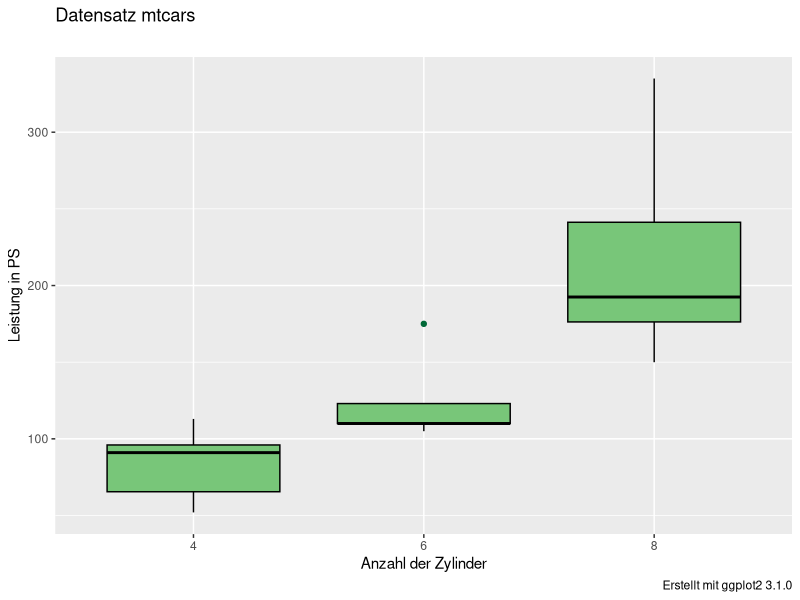
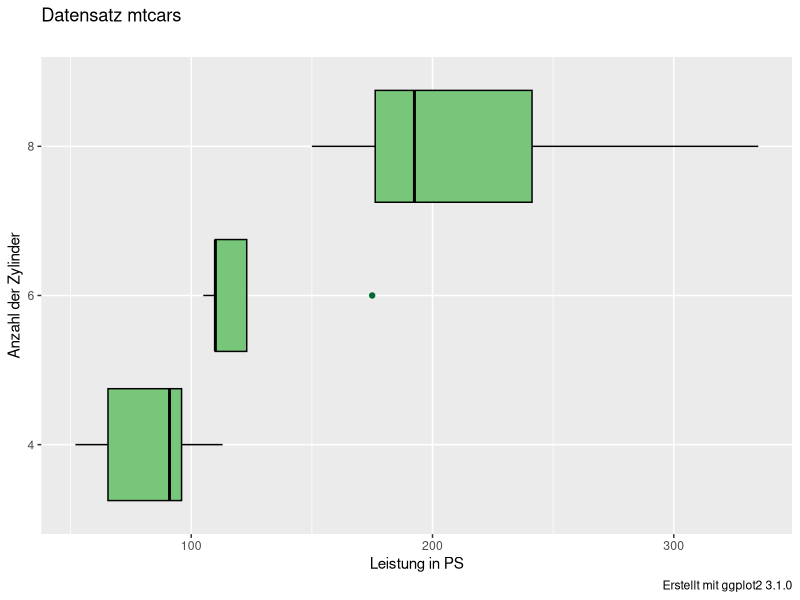
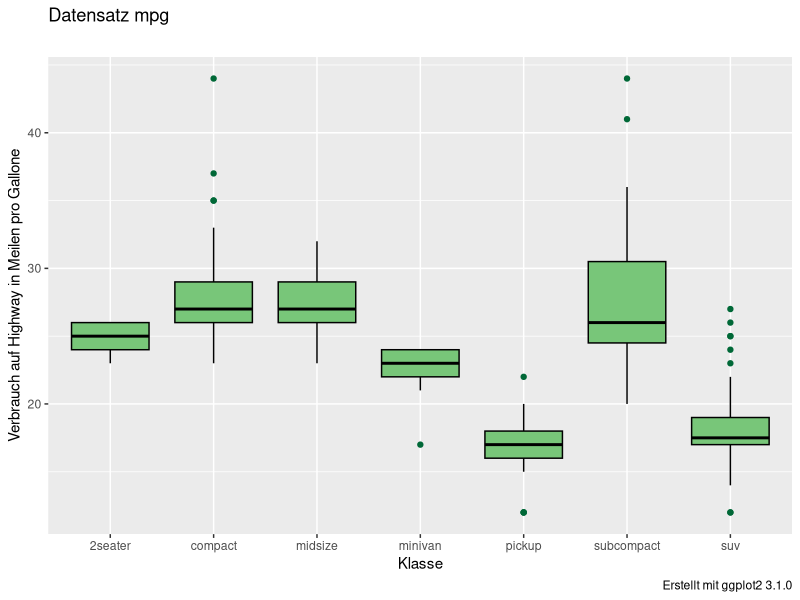
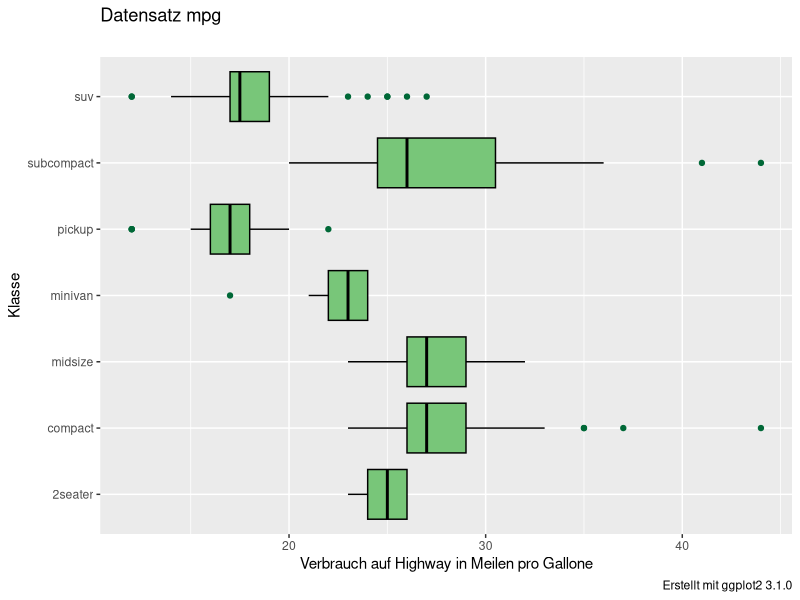
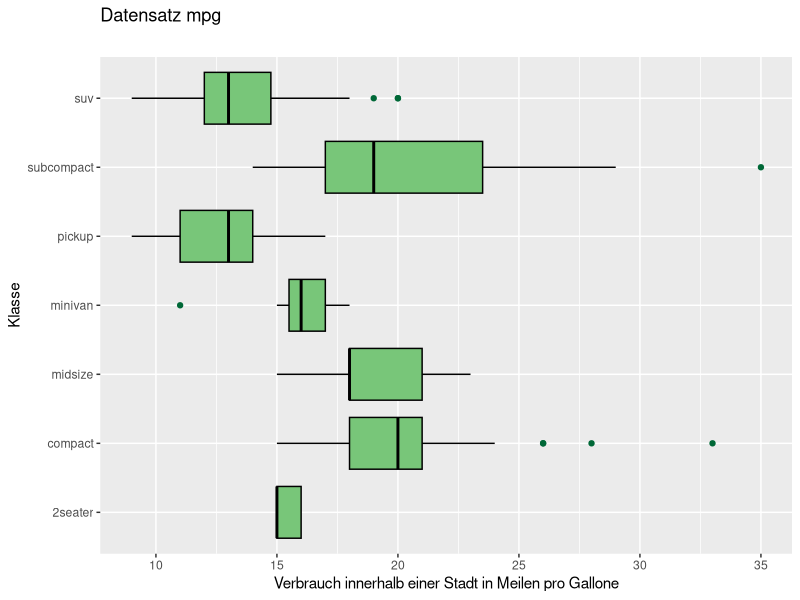
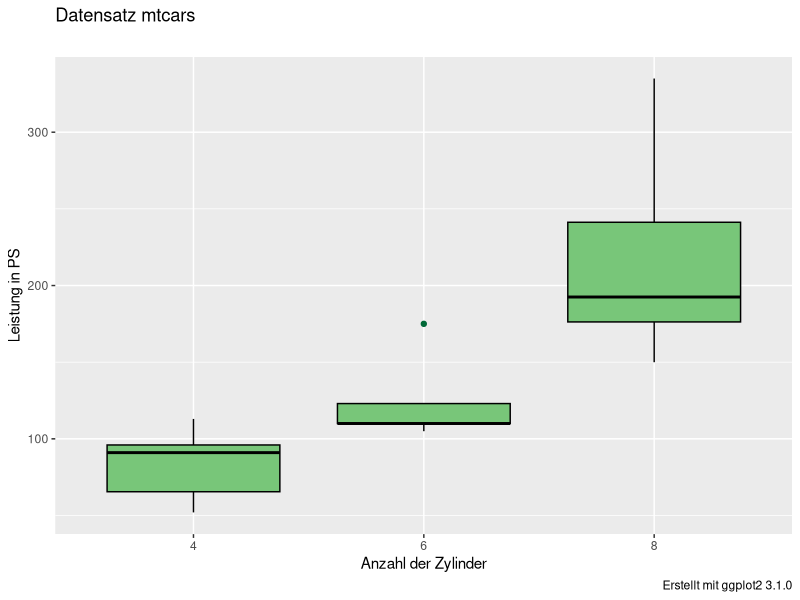
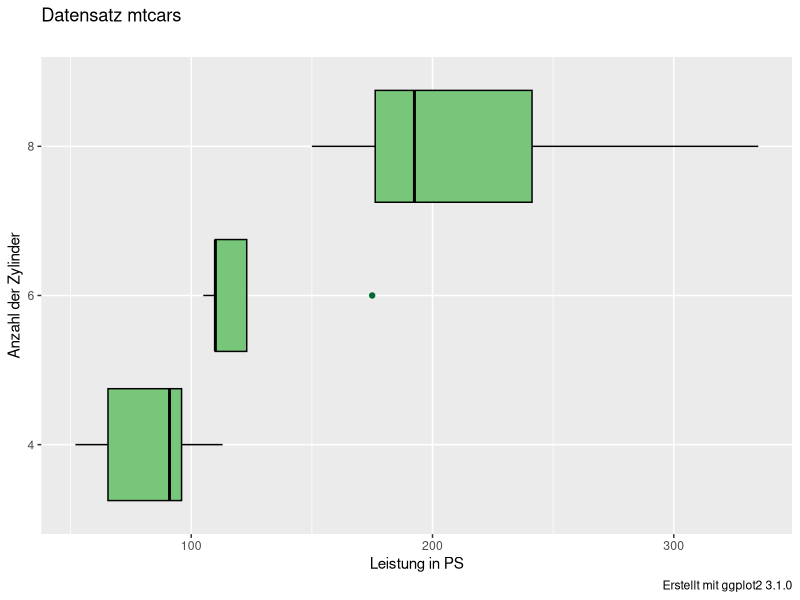
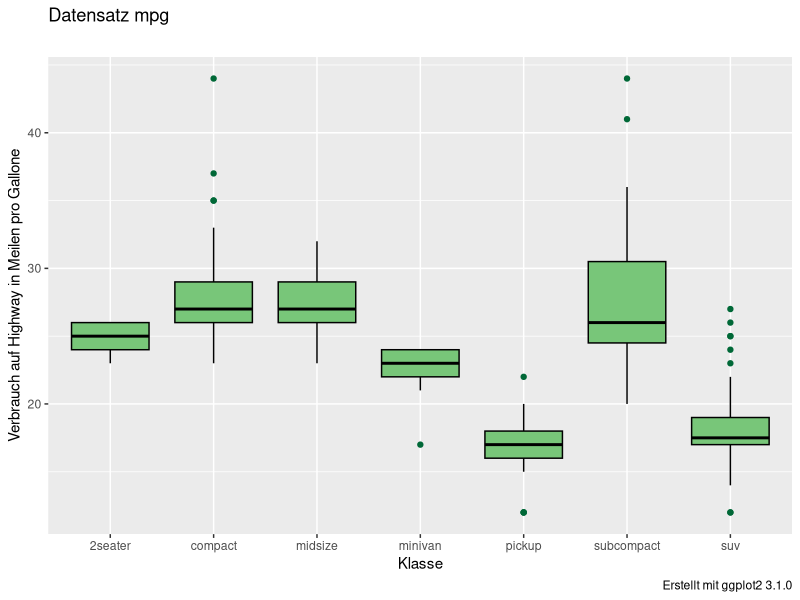

R code for these plots, in order:
## ---- chunk 1
knitr::opts_chunk$set(echo = TRUE)
library(knitr)
library(kableExtra)
library(tidyverse)
library(RColorBrewer)
myPalette <- brewer.pal(5, "YlGn")
# Ausgabe von double-Werte mit  zwei Stellen hinter dem Komma
options(digits=3)
## ---- chunk 2
data(mtcars)
mtcars$cyl <- as.factor(mtcars$cyl)
## ---- chunk 3
box1 <-ggplot(mtcars, aes(x=cyl, y=hp)) + 
  geom_boxplot( fill=myPalette[3], color="black",
                outlier.colour = myPalette[5]) +
  labs(
    title="Datensatz mtcars", 
    subtitle="",    
    caption="Erstellt mit ggplot2 3.1.0",
    x="Anzahl der Zylinder",
    y="Leistung in PS"
  ) 

box1

ggsave(filename="mtcarsBoxplot.png", plot=last_plot(), device="png",
       path="images/", width=16, height=9, units="cm")

box1 + coord_flip()

ggsave(filename="mtcarsBoxplotVert.png", plot=last_plot(), device="png",
       path="images/", width=16, height=9, units="cm")
## ---- chunk 4
box2 <- ggplot(mpg, aes(x=class, y=hwy)) + 
  geom_boxplot(fill=myPalette[3], color="black",
              outlier.colour = myPalette[5]) +
  labs(
    title="Datensatz mpg", 
    subtitle="",    
    caption="Erstellt mit ggplot2 3.1.0",
    x="Klasse",
    y="Verbrauch auf Highway in Meilen pro Gallone"
  ) 

box2

ggsave(filename="mpgBoxplot.png", plot=last_plot(), device="png",
       path="images/", width=16, height=9, units="cm")

box2 + coord_flip()

ggsave(filename="mpgBoxplotVert.png", plot=last_plot(), device="png",
       path="images/", width=16, height=9, units="cm")
## ---- chunk 5
box3 <- ggplot(mpg, aes(x=class, y=cty)) + 
  geom_boxplot(fill=myPalette[3], color="black",
              outlier.colour = myPalette[5]) +
  labs(
    title="Datensatz mpg", 
    subtitle="",    
    x="Klasse",
    y="Verbrauch innerhalb einer Stadt in Meilen pro Gallone"
  ) 

box3 + coord_flip()

ggsave(filename="mpgBoxplot2Vert.png", plot=last_plot(), device="png",
       path="images/", width=16, height=9, units="cm")
